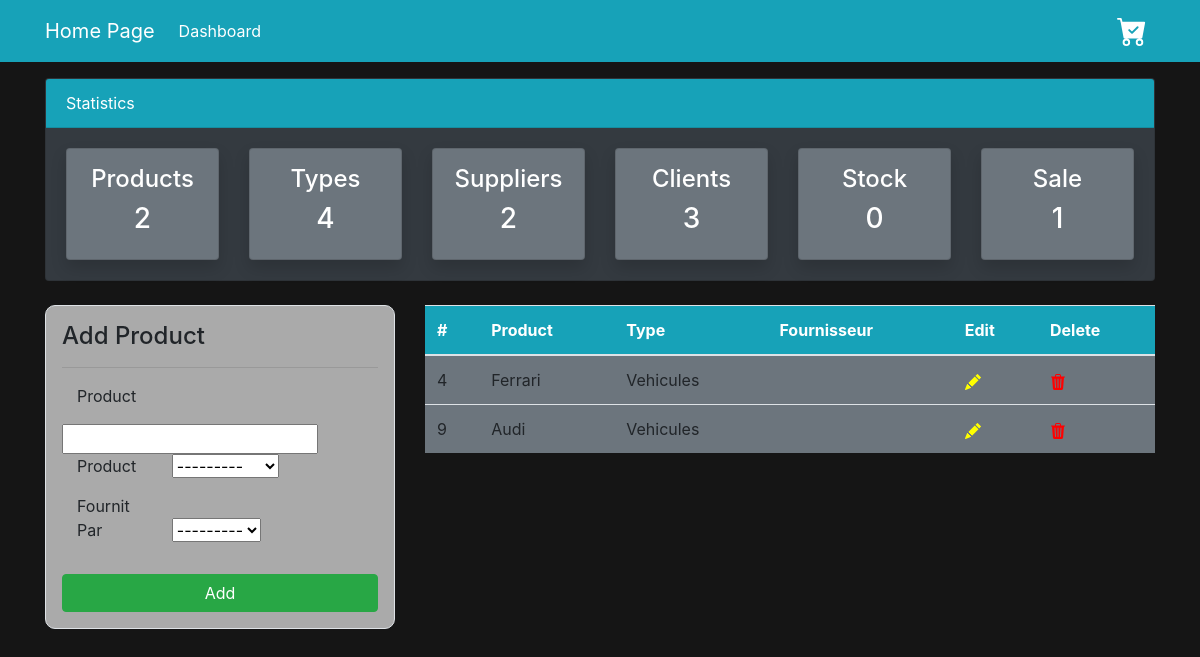
Page /list_produits/ on the earlier database version.
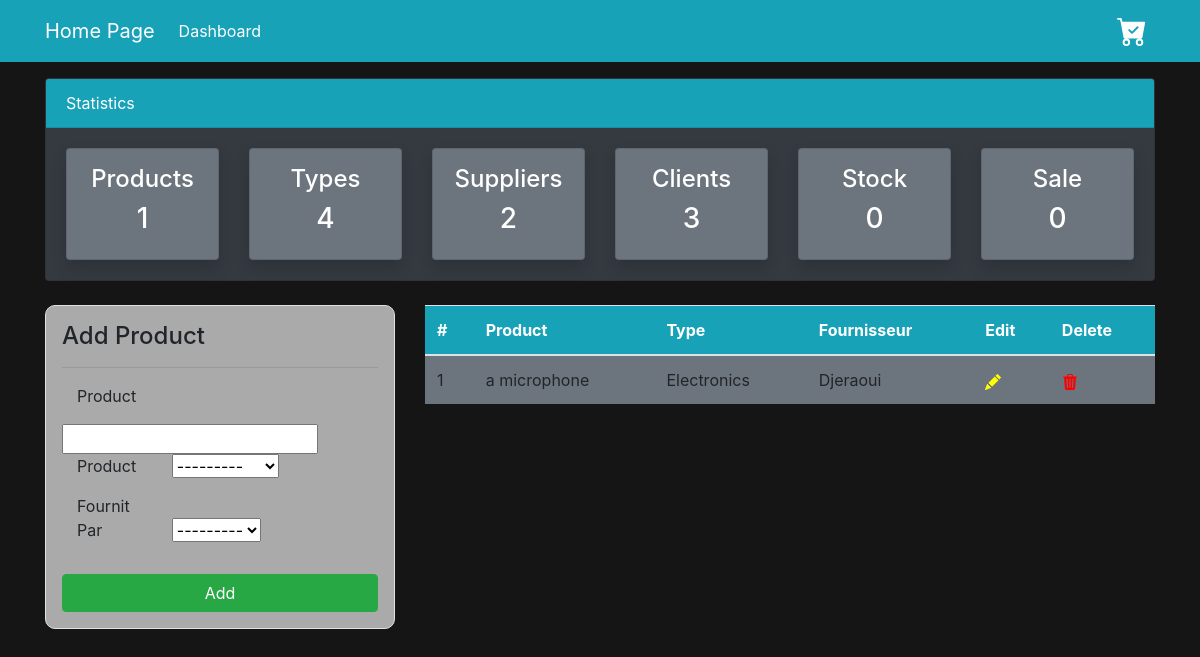
Same page on the later database version.
### GestStockMagasin/models.py (models this page shows, shortened)
class Produit (models.Model):
    CodeP = models.AutoField(primary_key=True)
    DesignationP = models.CharField(max_length=100)
    Type = models.ForeignKey(TypeProduit, on_delete=models.CASCADE)
    Fournisseur = models.ForeignKey(Fournisseur, on_delete=models.CASCADE)

class TypeProduit (models.Model):
    CodeT = models.AutoField(primary_key=True)
    DesignationT = models.CharField(max_length=100)
    def __str__(self):
        return str(self.DesignationT)

class Fournisseur(models.Model):
    CodeF = models.AutoField(primary_key=True)
    NomF = models.CharField(max_length=100,default="")
    PrenomF = models.CharField(max_length=100,default="")
    AdresseF = models.CharField(max_length=100,default="")
    TelephoneF = models.CharField(max_length=100,default="")
    def __str__(self):
        return str(self.NomF)

### GestStockMagasin/views.py (the view)
# urls.py: path('list_produits/',views.afficher_Produits,name="dashboard-produits"),
def afficher_Produits(request):
    Prods = Produit.objects.all()
    prod_count = Prods.count()
    item = VenteComptoir.objects.all()
    vente_count = item.count()
    fours = Fournisseur.objects.all()
    fours_count = fours.count()
    types = TypeProduit.objects.all()
    type_count = types.count()
    users = User.objects.all()
    user_count = users.count()
    stock = Stock.objects.all()
    stock_count = stock.count()
    Clients = Client.objects.all()
    client_count = Clients.count()
    if request.method == 'POST':
        form = ProduitForm(request.POST)
        if form.is_valid():
            form.save()
            return redirect("dashboard-produits")
    else:
        form = ProduitForm()
    contexte = {
        'produits' : Prods,
        'form' : form,
        'P_count':prod_count,
        'F_count':fours_count,
        'C_count':client_count,
        'U_count': user_count,
        'V_count':vente_count,
        'T_count':type_count,
        'S_count':stock_count,
    }
    return render(request,"dashboard/Produits.html",contexte)

### GestStockMagasin/forms.py
class ProduitForm(forms.ModelForm):
    class Meta:
        model = Produit
        fields = "__all__"

### GestStockMagasin/templates/dashboard/Produits.html (shortened to what this page needs)
<!DOCTYPE html>
<html lang="en">
  <head>
    <link
      rel="stylesheet"
      href="https://cdn.jsdelivr.net/npm/bootstrap@4.6.2/dist/css/bootstrap.min.css"
    />
  </head>
  <body style="background-color: #151515">
    <nav class="navbar navbar-expand-lg navbar-info bg-info">
      <div class="container">
        <a class="navbar-brand text-white" href="{% url 'main-dashboard' %}"
          >Home Page</a
        >
        <div class="collapse navbar-collapse" id="navbarSupportedContent">
          <ul class="navbar-nav mr-auto">
            <li class="nav-item active">
              <a class="nav-link text-white" href="{% url 'main-dashboard' %}"
                >Dashboard <span class="sr-only">(current)</span></a
              >
            </li>
          </ul>
          <ul class="navbar-nav ml-auto">
            <li class="nav-item active">
              <a class="nav-link text-white" href="{% url 'main-dashboard' %}">
              </a>
            </li>
          </ul>
        </div>
      </div>
    </nav>
    <div class="container">
      <div class="row mt-3">
        <div class="col-md-12">
          <div class="card bg-dark">
            <div class="card-header text-white bg-info">Statistics</div>
            <div class="card-body">
              <div class="row">
                <div class="col-md-2">
                  <a
                    class="text-decoration-none text-white"
                    href="{% url 'dashboard-produits' %}"
                  >
                    <div
                      class="card my-card shadow text-center p-3 bg-secondary"
                    >
                      <h4>Products </h4>
                      <h3>{{ P_count }}</h3>
                    </div>
                  </a>
                </div>
                <div class="col-md-2">
                  <a
                    class="text-decoration-none text-white"
                    href="{% url 'dashboard-types' %}"
                  >
                    <div
                      class="card my-card shadow text-center p-3 bg-secondary"
                    >
                      <h4>Types </h4>
                      <h3>{{ T_count }}</h3>
                    </div>
                  </a>
                </div>
                <div class="col-md-2">
                  <a
                    class="text-decoration-none text-white"
                    href="{% url 'dashboard-Fournisseur' %}"
                  >
                    <div
                      class="card my-card shadow text-center p-3 bg-secondary"
                    >
                      <h4>Suppliers </h4>
                      <h3>{{ F_count }}</h3>
                    </div>
                  </a>
                </div>
                <div class="col-md-2">
                  <a
                    class="text-decoration-none text-white"
                    href="{% url 'dashboard-client' %}"
                  >
                    <div
                      class="card my-card shadow text-center p-3 bg-secondary"
                    >
                      <h4>Clients </h4>
                      <h3>{{ C_count }}</h3>
                    </div>
                  </a>
                </div>
                <div class="col-md-2">
                  <a
                    class="text-decoration-none text-white"
                    href="{% url 'dashboard-stock' %}"
                  >
                    <div
                      class="card my-card shadow text-center p-3 bg-secondary"
                    >
                      <h4>Stock </h4>
                      <h3>{{ S_count }}</h3>
                    </div>
                  </a>
                </div>
                <div class="col-md-2">
                  <a
                    class="text-decoration-none text-white"
                    href="{% url 'dashboard-vente' %}"
                  >
                    <div
                      class="card my-card shadow text-center p-3 bg-secondary"
                    >
                      <h4>Sale</h4>
                      <h3>{{ V_count }}</h3>
                    </div>
                  </a>
                </div>
              </div>
            </div>
          </div>
        </div>
      </div>
    </div>
    <div class="container">
      <div class="row my-4">
        <div class="col-md-4">
          <div
            class="border p-3"
            style="border-radius: 10px; background-color: #aaaaaa"
          >
            <h4>Add Product</h4>
            <hr />
            <form action="" method="POST">
              <div class="form-group">
                <div>
                  <label class="col-md-4 form-group" for="inputAddress"
                    >Product</label
                  >
                  {{ form.DesignationP }}
                </div>
                <div>
                  <label class="col-md-4 form-group" for="inputAddress"
                    >Product</label
                  >
                  {{ form.Type }}
                </div>
                <div>
                  <label class="col-md-4 form-group" for="inputAddress"
                    >Fournit Par</label
                  >
                  {{ form.Fournisseur }}
                </div>
              </div>
              <input
                type="submit"
                value="Add"
                class="btn btn-success btn-block"
              />
            </form>
          </div>
        </div>
        <div class="col-md-8">
          <table class="table bg-secondary">
            <thead class="bg-info">
              <tr class="text-white">
                <th scope="col">#</th>
                <th scope="col">Product</th>
                <th scope="col">Type</th>
                <th scope="col">Fournisseur</th>
                <th scope="col">Edit</th>
                <th scope="col">Delete</th>
              </tr>
            </thead>
            <tbody>
              {% for p in produits %}
              <tr>
                <td class="text-black">{{ p.CodeP }}</td>
                <td class="text-black">{{ p.DesignationP }}</td>
                <td class="text-black">{{ p.Type }}</td>
                <td class="text-black">{{ p.Fournisseur }}</td>
                <td class="text-black">
                  <a href="{% url 'edit-product' p.CodeP %}">
                  </a>
                </td>
                <td class="text-black">
                  <a href="{% url 'delete-product' p.CodeP %}">
                  </a>
                </td>
              </tr>
              {% endfor %}
            </tbody>
          </table>
        </div>
      </div>
    </div>
  </body>
</html>

Differences in the rows shown:
removed Produit: CodeP "4", DesignationP "Ferrari", Type "Vehicules"
removed Produit: CodeP "9", DesignationP "Audi", Type "Vehicules"
added Produit: CodeP "1", DesignationP "a microphone", Type "Electronics", Fournisseur "Djeraoui"
Other differences:
{{ P_count }}: "2" → "1"
{{ V_count }}: "1" → "0"
